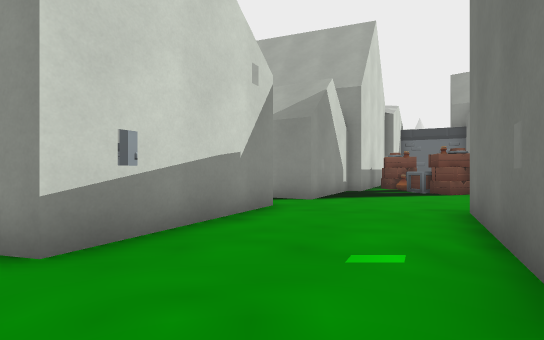
view 1 (above)

24 first-person views from a walk through a level from a Godot 3-D game. The camera is 1.4 m above the floor, looks level and sees 85° across. The floor is counted in squares, 2 m on a side. Each view is taken from the middle of a square. On the plan, view 1 faces up. The plan holds only what a view shows up to about 10 squares ahead; the rest is blank. The place goes on beyond the plan. Flat picture figures and markers are left out. Characters and animated objects are not drawn. Some surface patterns are stand-ins.

view 2
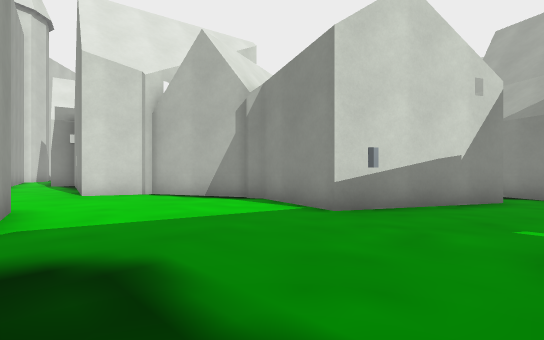

view 3
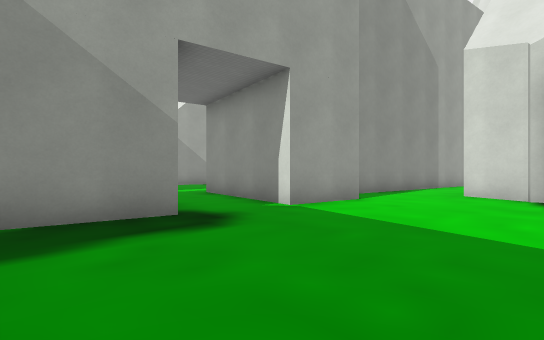

view 4
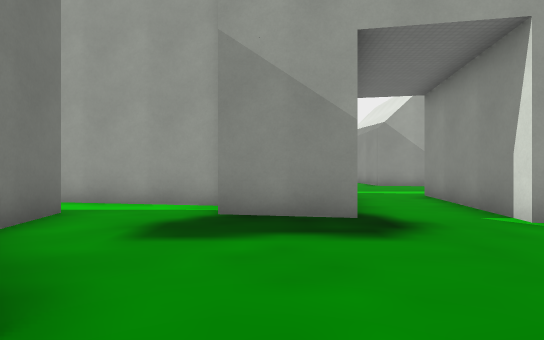

view 5
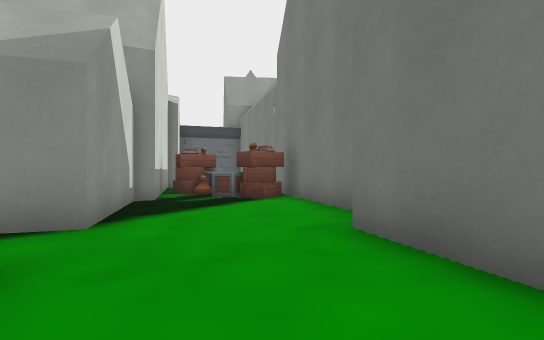

view 6
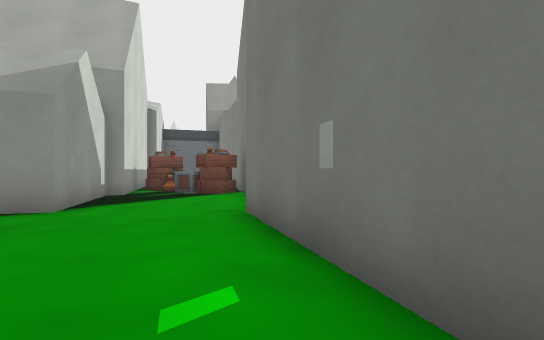

view 7
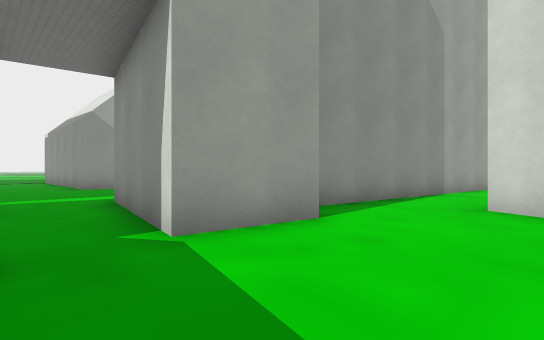

view 8
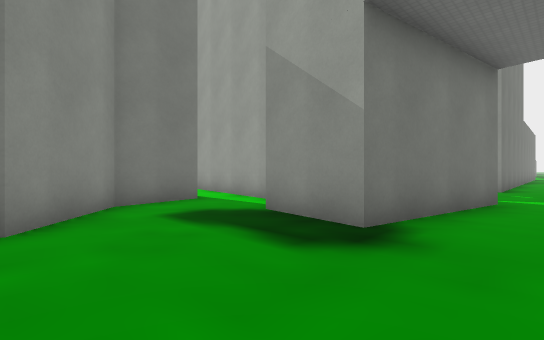

view 9
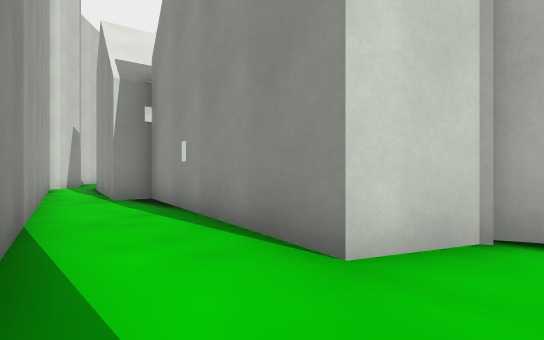

view 10
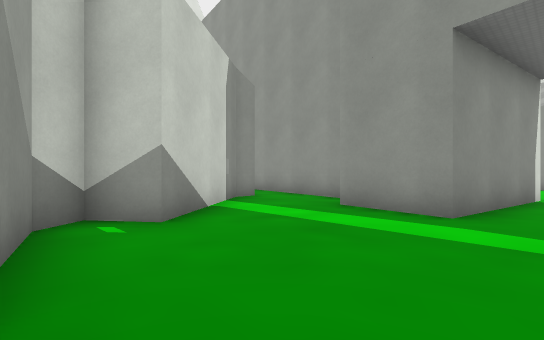

view 11
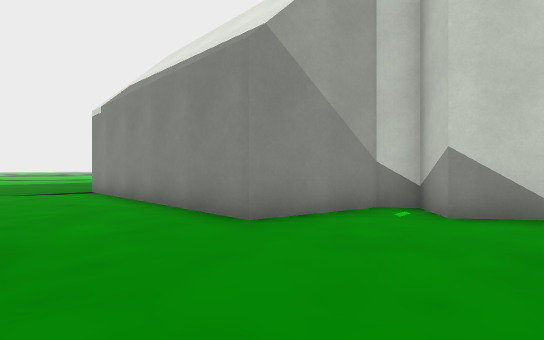

view 12
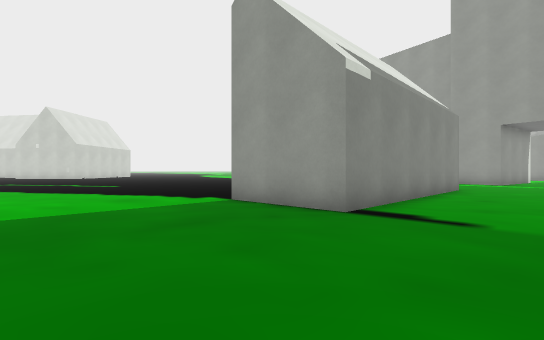

view 13
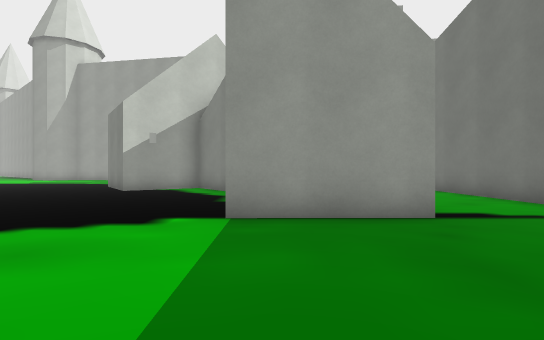

view 14
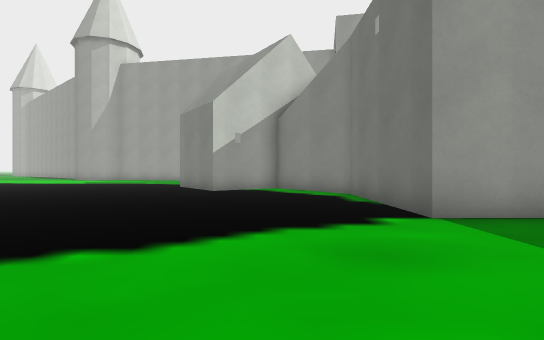

view 15
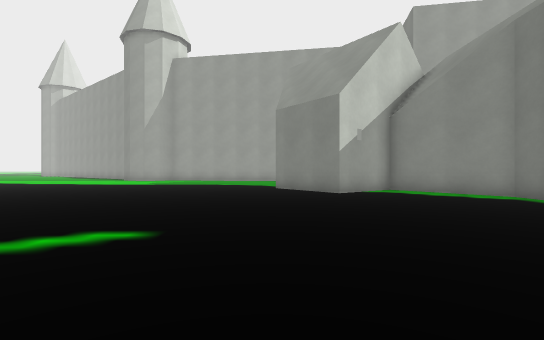

view 16
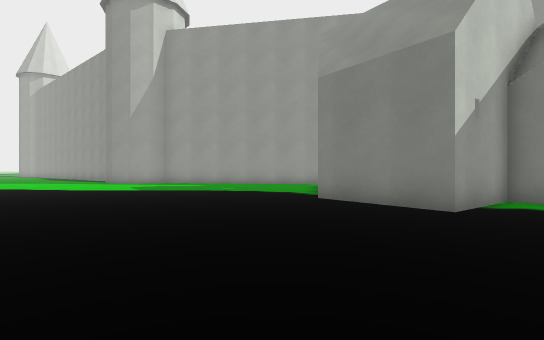

view 17
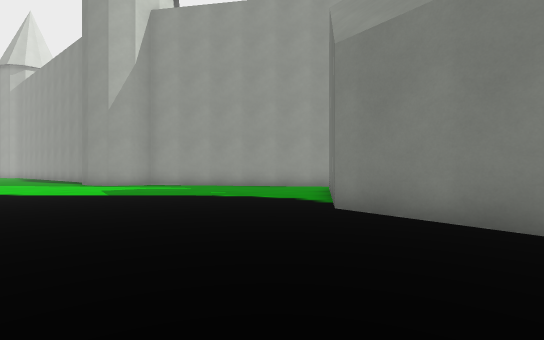

view 18
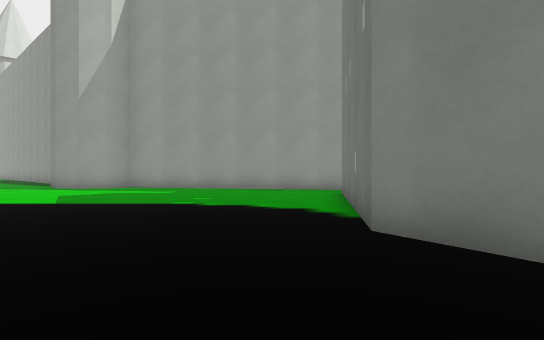

view 19
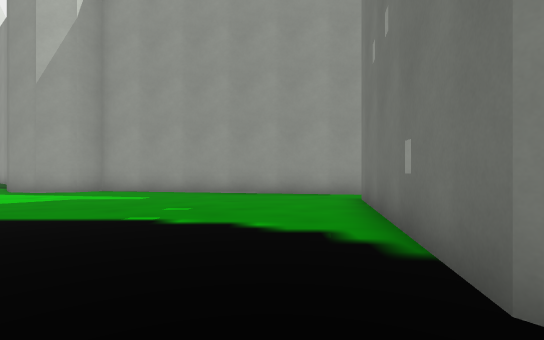

view 20
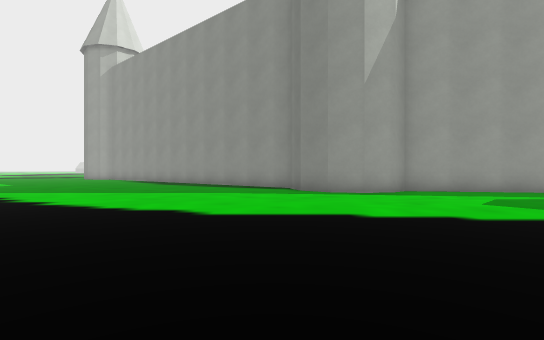

view 21
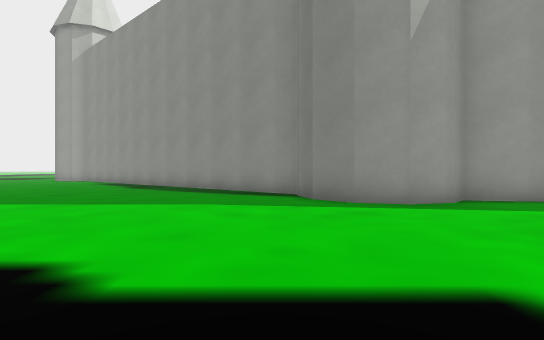

view 22
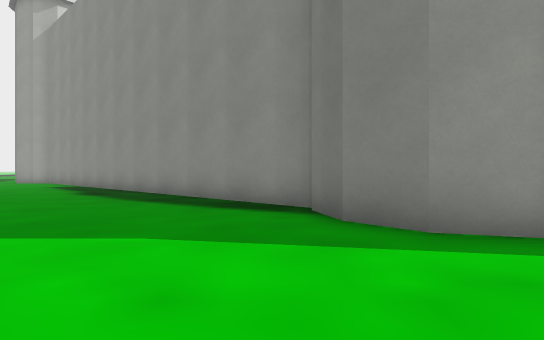

view 23
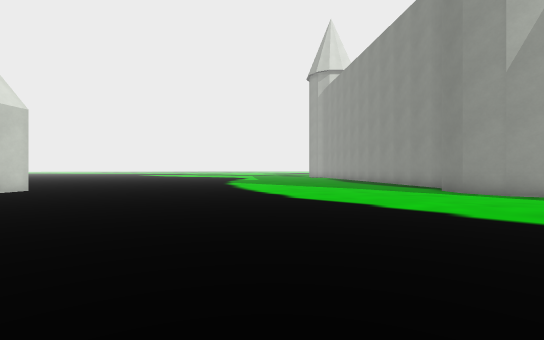

view 24
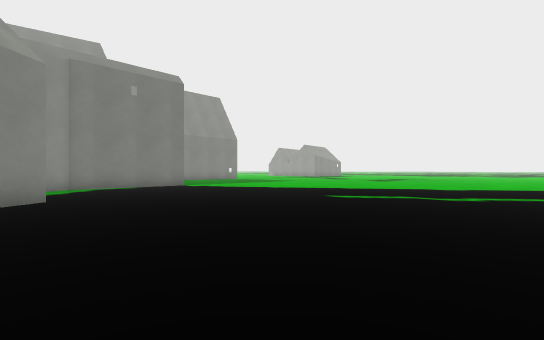

### Floor plan
Points are (right, up) in squares from view 1. A wall is a line through its corners. A room is listed if a view was taken in it or the views show most of it. See-through windows are left out.
Room 1 (views 1, 2, 3, 4, 5, 6, 7, 8, 9)
walls: (-5.6, -1.6) (-3.5, -1.9) (-4.2, -6.1); (-4.8, 2.9) (-7.7, 1.6); (-7.6, 1.5) (-8.2, 0) (-13.2, 0.9); (-1, 3.8) (-1.8, 2.3) (-4.2, 3) (-4.7, 2.7); (1, -3.8) (5.6, -4.6); (-2, -6.5) (-1.2, -2.3) (1, -2.7); (3.5, -3) (3.1, -0.9) (1.1, 0.8) (1.8, 2.1); (-13.8, -1.2) (-6.7, -2.5); (-14.2, 1.1) (-14.4, 0.3)
ways out: opening at (-2.5, -6) to room 2; opening at (-14, 0); opening at (0.5, 3.5)
Room 2 (views 10, 11, 12, 13, 14, 15, 16, 17, 18, 19, 20, 21, 22, 23, 24)
walls: (-11.4, -3.8) (-20.6, -2.2) (-21.1, -2.7) (-22.2, -3) (-23.2, -2.7) (-24, -1.9) (-24.3, -0.7); (-9.1, -6.2) (-6.8, -9.2) (-7.8, -9.9) (-7.3, -10.5) (-4.7, -11.1) (-4.6, -18.7) (-7.7, -18.7) (-7.7, -14.3) (-9.8, -11.5) (-12, -13.1) (-13.9, -10.6) (-12.9, -5); (-24.2, -0.5) (-29.9, 4); (-4.2, -6.1) (-6.3, -5.8); (-1.4, -17) (-1.5, -10.7)
ways out: opening at (-2.5, -6) to room 1; opening at (-7.5, -6)

Positions as (right, up) in squares from view 1, and headings:
1: (0, 0), facing up
2: (1, -2), facing up-left
3: (1, 2), facing down-left
4: (0, 2), facing down
5: (0, 3), facing up-right
6: (0, 1), facing up-right
7: (-2, 1), facing down-left
8: (-3, 1), facing down-right
9: (-7, -2), facing up-left
10: (-3, -11), facing up-left
11: (-2, -8), facing down-left
12: (-2, -23), facing up-left
13: (-7, -23), facing up
14: (-10, -23), facing up
15: (-14, -22), facing up
16: (-15, -18), facing up
17: (-15, -16), facing up
18: (-15, -14), facing up
19: (-15, -12), facing up
20: (-25, -12), facing up
21: (-25, -9), facing up
22: (-25, -6), facing up
23: (-21, -13), facing up-left
24: (-20, -12), facing down-right
